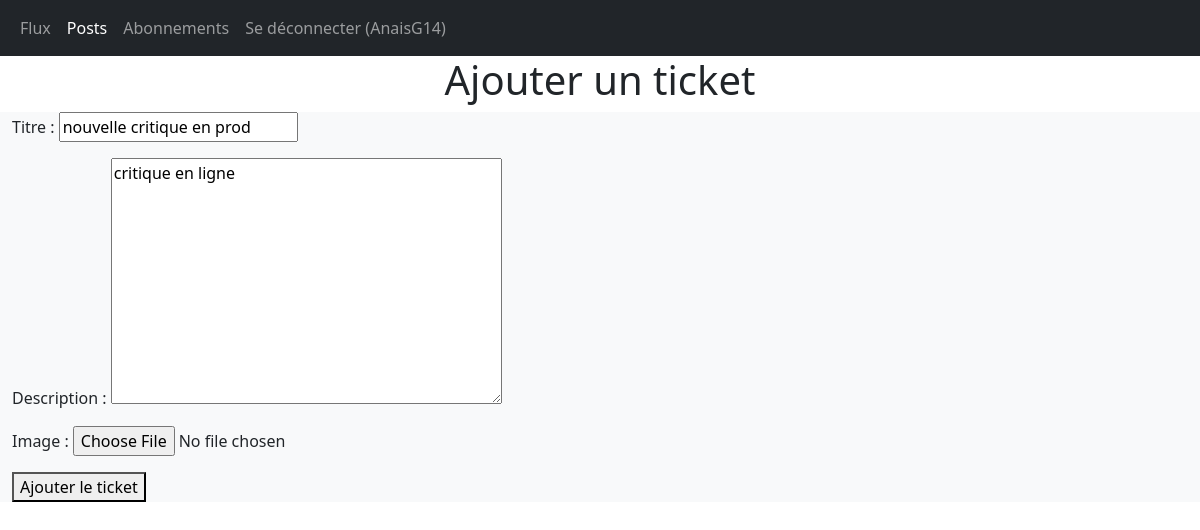
The app's page /home/add_ticket/30 (signed in) with its own data.
### authentication/models.py (models this page shows)
class User(AbstractUser):
    pass

### review/models.py (models this page shows, shortened)
class Ticket(models.Model):
    title = models.CharField('Titre', max_length=128)
    description = models.TextField(max_length=2048)
    user = models.ForeignKey(settings.AUTH_USER_MODEL, on_delete=models.CASCADE)
    image = models.ImageField(null=True, blank=True)
    time_created = models.DateTimeField(auto_now_add=True)
    number_reviews = models.IntegerField(default=0)
    IMAGE_MAX_SIZE = (300, 300)

### review/views.py (the view, shortened to what this page needs)
# urls.py: path('add_ticket/', views.add_ticket, name='add_ticket'),
@login_required
def add_ticket(request, ticket_id=None):
    if ticket_id:
        ticket = get_object_or_404(models.Ticket, id=ticket_id)
        form_ticket = forms.TicketForm(instance=ticket)
    context = {'form_ticket': form_ticket, 'all_posts': 'all_posts'}
    return render(request, 'review/add_ticket.html', context)

### review/forms.py
class TicketForm(forms.ModelForm):
    class Meta:
        model = models.Ticket
        fields = ['title', 'description', 'image']

### review/templates/review/add_ticket.html (shortened to what this page needs)
{% extends 'base.html' %}
{% block content %}
<h1 class="d-flex justify-content-center">Ajouter un ticket</h1>
<div class="container-fluid bg-light">
    <form method="post" enctype="multipart/form-data">
        {{form_ticket.as_p}}
        <button type="submit">Ajouter le ticket</button>
    </form>
</div>
{% endblock %}

### templates/base.html (shortened to what this page needs)
<!doctype html>
<html lang="fr">
    <head>
        <link href="https://cdn.jsdelivr.net/npm/bootstrap@5.1.3/dist/css/bootstrap.min.css" rel="stylesheet">
    </head>
    <body>
        <nav class="navbar navbar-expand-sm bg-dark navbar-dark">
          <div class="container-fluid">
            <ul class="navbar-nav">
             <li class="nav-item">
                <a class="nav-link {% if home %} active {% endif %}" href="{% url 'review:home'%}">Flux</a>
              </li>
              <li class="nav-item">
                <a class="nav-link {% if all_posts %} active {% endif %}" href="{% url 'review:display_user_posts' %}">Posts</a>
              </li>
              <li class="nav-item">
                <a class="nav-link {% if followers %} active {% endif %}" href="{% url 'review:following_page' %}">Abonnements</a>
              </li>
              <li class="nav-item">
                <a class="nav-link" href="{% url 'authentication:logout' %}">Se déconnecter ({{ user.username }})</a>
              </li>
            </ul>
          </div>
        </nav>
        {% block content %}
        {% endblock %}
    </body>
</html>

### records on screen
User: username "AnaisG14"
Ticket: title "nouvelle critique en prod", description "critique en ligne"
